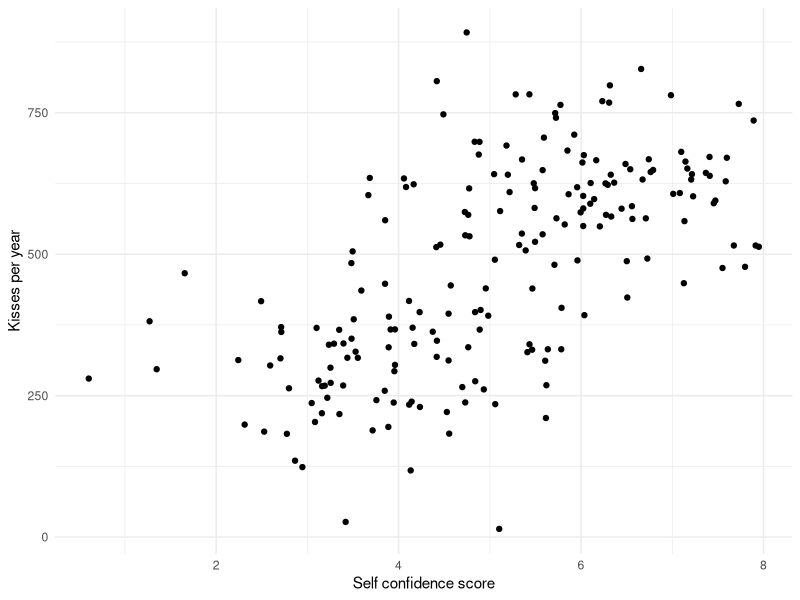
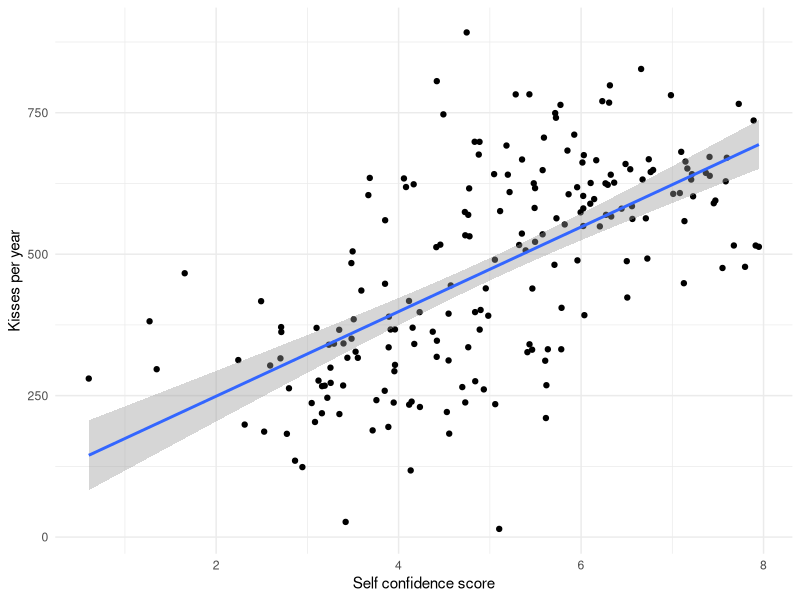
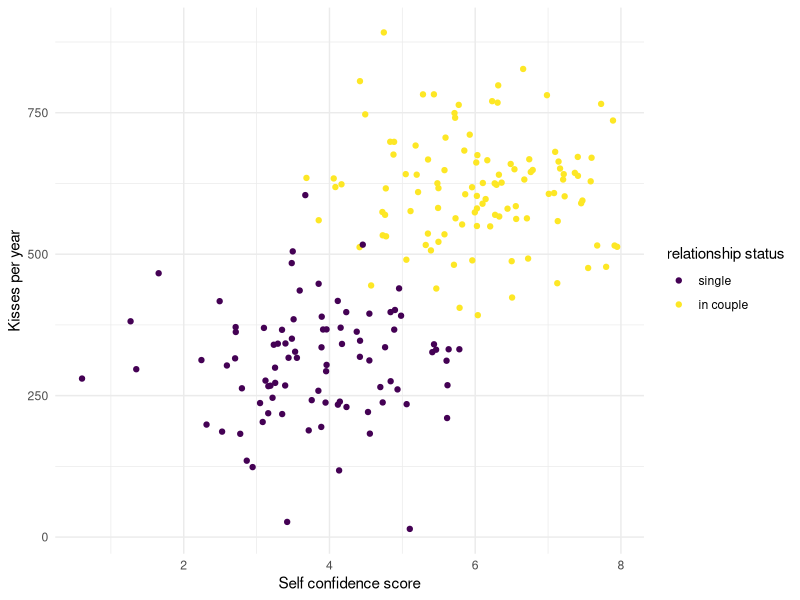
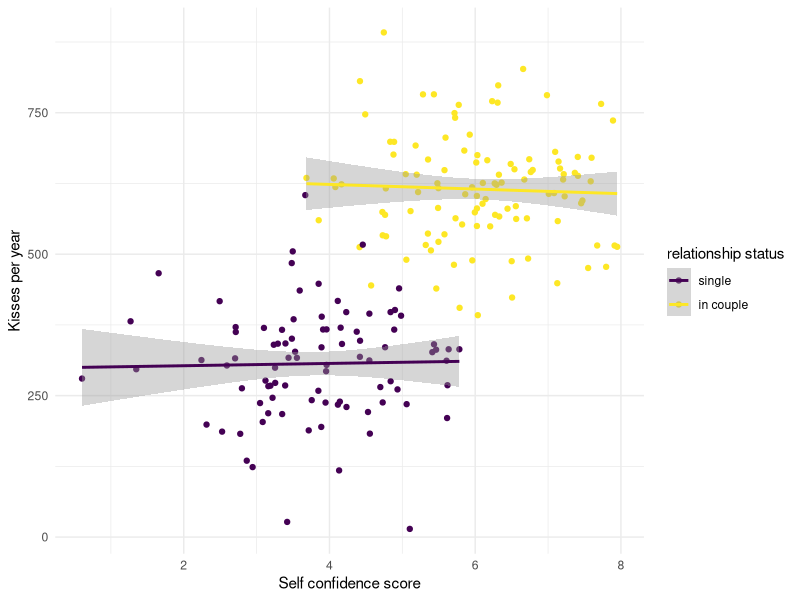
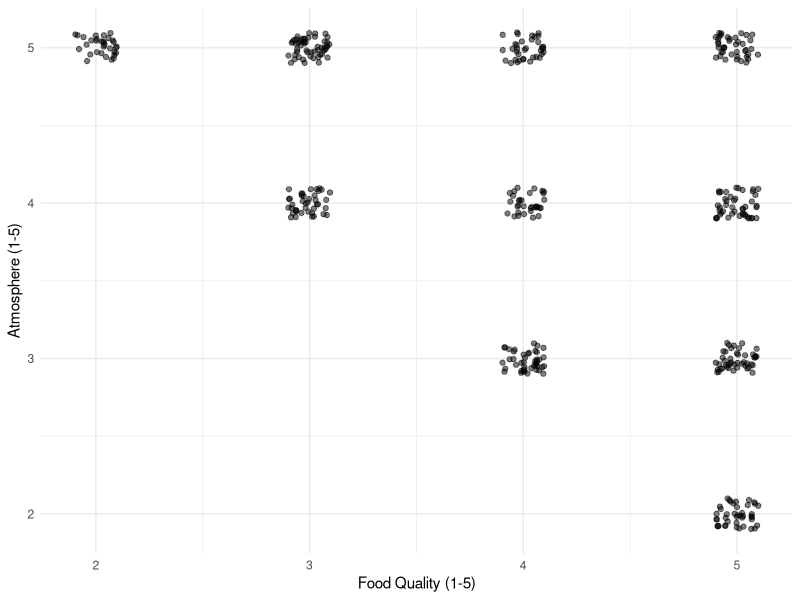
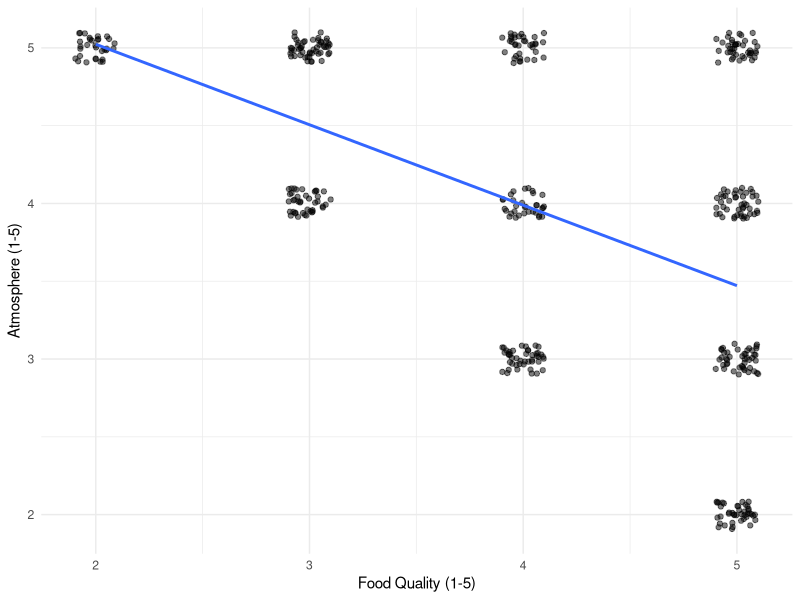
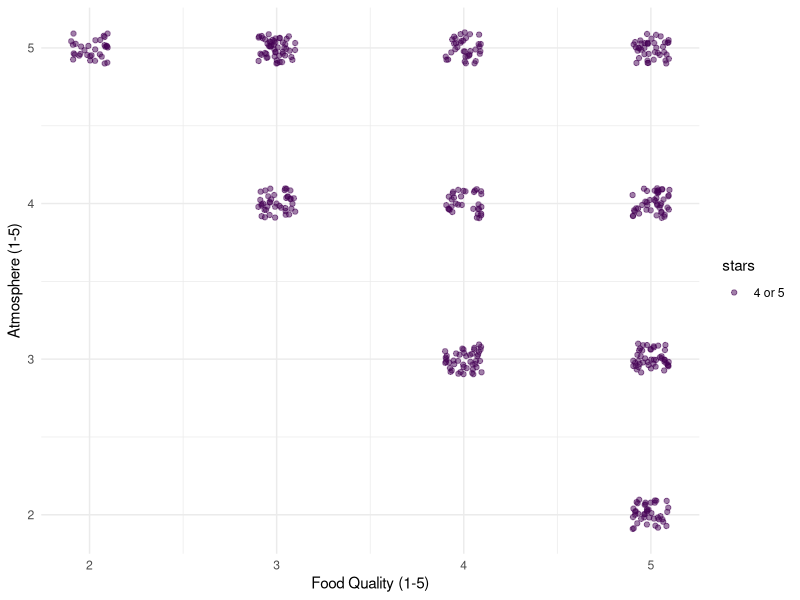
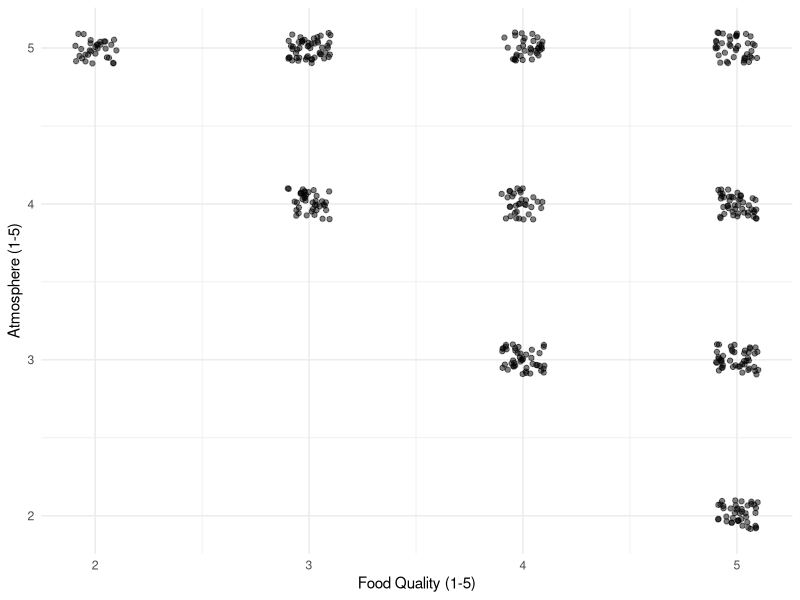

Source code (R) for these figures, in order:
## ---- chunk 1
library(tidyverse)
library(kableExtra)
library(truncnorm)
library(broom)
## ---- chunk 2
#| echo: false
set.seed(1234) # For reproducibility

sample_size <- 200

kisses <- tibble(
  id = 1:sample_size,
  relationship = sample(0:1, sample_size, replace = TRUE),
  # we use rtruncnorm() to add some random variation
  # a and b arguments in rtruncnorm() mark the limits of the sampling
  kisses = 300 + 300*relationship + rtruncnorm(sample_size, mean = 0, sd = 100, a = - 300),
  self_confidence = 4 + 2*relationship + rtruncnorm(sample_size, mean = 0, sd = 1, a = - 4, b = 2)
) |> 
  # pick nicer values for the relationship variable
  mutate(relationship = recode_factor(relationship, `0` = "single", 
                                      `1` = "in couple"))
## ---- chunk 3
baseline_plot <- kisses |> 
  ggplot(aes(y = kisses , x = self_confidence)) +
  geom_point() +
  guides(color=guide_legend(title="relationship status"))+
  scale_color_viridis_d() +
  labs(x = "Self confidence score", 
       y = "Kisses per year") +
  theme_minimal() 

baseline_plot
## ---- chunk 4
baseline_plot + 
  geom_smooth(method = "lm") 
## ---- chunk 5
#| echo: true
model <- lm(kisses ~ self_confidence, data = kisses)

summary(model)
## ---- chunk 6
by_relationship_plot <- kisses |> 
  ggplot(aes(y = kisses , x = self_confidence, color = relationship)) +
  geom_point() +
  guides(color=guide_legend(title="relationship status"))+
  scale_color_viridis_d() +
  labs(x = "Self confidence score", 
       y = "Kisses per year") +
  theme_minimal() 

by_relationship_plot
## ---- chunk 7
by_relationship_plot + 
  geom_smooth(method = "lm") 
## ---- chunk 8
#| echo: true
model <- lm(kisses ~ self_confidence + relationship, data = kisses)

summary(model)
## ---- chunk 9
#| echo: false

sample_size <- 1000

# Generate independent food quality and atmosphere scores (1 to 5)
restaurants <- tibble(
  id = 1:sample_size,
  food_quality = sample(1:5, sample_size, replace = TRUE),
  atmosphere = sample(1:5, sample_size, replace = TRUE),
  # Overall rating depends on both factors (rounded to nearest integer)
  rating = round((food_quality + atmosphere) / 2 )
) |> 
  # add an additional variable of whether 4 or more stars
  mutate(stars = ifelse(rating >= 4, "4 or 5", "less than 4"))
## ---- chunk 10
baseline_plot <- restaurants |> 
    # Keep only top-rated restaurants (4 or 5 stars)
  filter(rating >= 4) |> 
  ggplot(aes(x = food_quality, y = atmosphere)) +
  geom_jitter(width = 0.1, height = 0.1, alpha = 0.5) +
  scale_x_continuous(breaks = 1:5) +
  scale_y_continuous(breaks = 1:5) +
  labs(
    x = "Food Quality (1-5)",
    y = "Atmosphere (1-5)") +
  theme_minimal()

baseline_plot
## ---- chunk 11
baseline_plot +
    geom_smooth(method = "lm", se = FALSE) 
## ---- chunk 12
restaurants |> 
    # Keep only top-rated restaurants (4 or 5 stars)
  filter(rating >= 4) |> 
  ggplot(aes(x = food_quality, y = atmosphere, color = stars)) +
  geom_jitter(width = 0.1, height = 0.1, alpha = 0.5) +
  scale_color_viridis_d() +
  scale_x_continuous(breaks = 1:5) +
  scale_y_continuous(breaks = 1:5) +
  labs(
    x = "Food Quality (1-5)",
    y = "Atmosphere (1-5)") +
  theme_minimal() 

baseline_plot
## ---- chunk 13
restaurants |> 
  ggplot(aes(x = food_quality, y = atmosphere)) +
  geom_jitter(aes(color = stars), width = 0.1, height = 0.1, alpha = 0.5) +
  scale_color_viridis_d() +
  scale_x_continuous(breaks = 1:5) +
  scale_y_continuous(breaks = 1:5) +
  labs(
    x = "Food Quality (1-5)",
    y = "Atmosphere (1-5)") +
  theme_minimal() 

baseline_plot
## ---- chunk 14
restaurants |> 
  ggplot(aes(x = food_quality, y = atmosphere)) +
  geom_jitter(aes(color = stars), width = 0.1, height = 0.1, alpha = 0.5) +
  scale_color_viridis_d() +
  scale_x_continuous(breaks = 1:5) +
  scale_y_continuous(breaks = 1:5) +
  labs(
    x = "Food Quality (1-5)",
    y = "Atmosphere (1-5)") +
  theme_minimal() +
    geom_smooth(method = "lm", se = FALSE) 
## ---- chunk 15
#| echo: true

best_restaurants <- restaurants |> 
  filter(stars == "4 or 5")

model <- lm(atmosphere ~ food_quality, data = best_restaurants)

tidy(model)
## ---- chunk 16
#| echo: true
model <- lm(atmosphere ~ food_quality + stars, data = restaurants)

tidy(model)
## ---- chunk 17
#| echo: true
model <- lm(atmosphere ~ food_quality, data = restaurants)

tidy(model)
